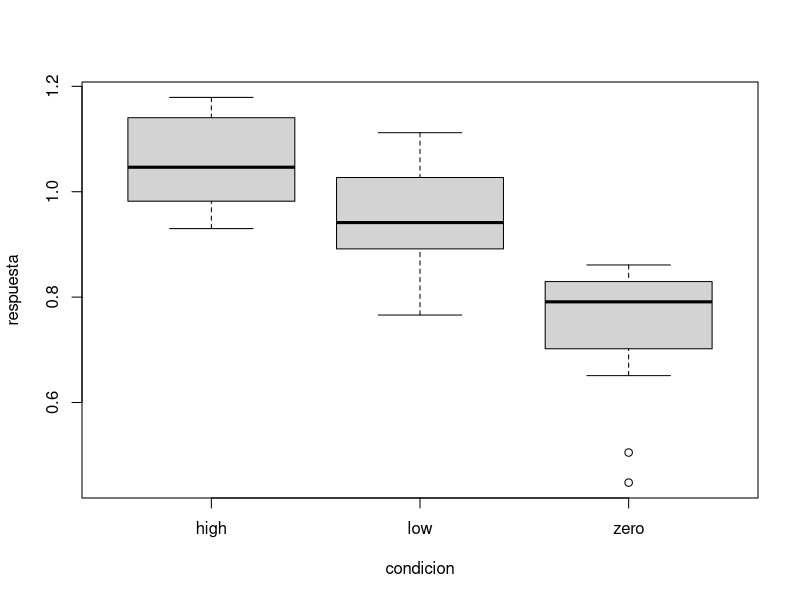

Write the R code that produced this figure.
# Semana 03 — Tablas y primeros gráficos
# Ejecuta desde la raíz del proyecto .Rproj.
# Pruebas y datos exclusivamente didácticos/sintéticos.

# Clase 1: Data frames y listas
tabla <- data.frame(muestra=c("A","B"), valor=c(3.1,4.2))
str(tabla)

# Clase 2: Leer archivos CSV
d <- read.csv("datos/experimento_fenotipo_sintetico.csv")
head(d)
table(d$condicion)

# Clase 3: Gráficos iniciales en base R
d <- read.csv("datos/experimento_fenotipo_sintetico.csv")
boxplot(respuesta ~ condicion, data=d)

# DESAFÍO: crea mi-trabajo.R y agrega una función, comprobación o gráfico propio.
